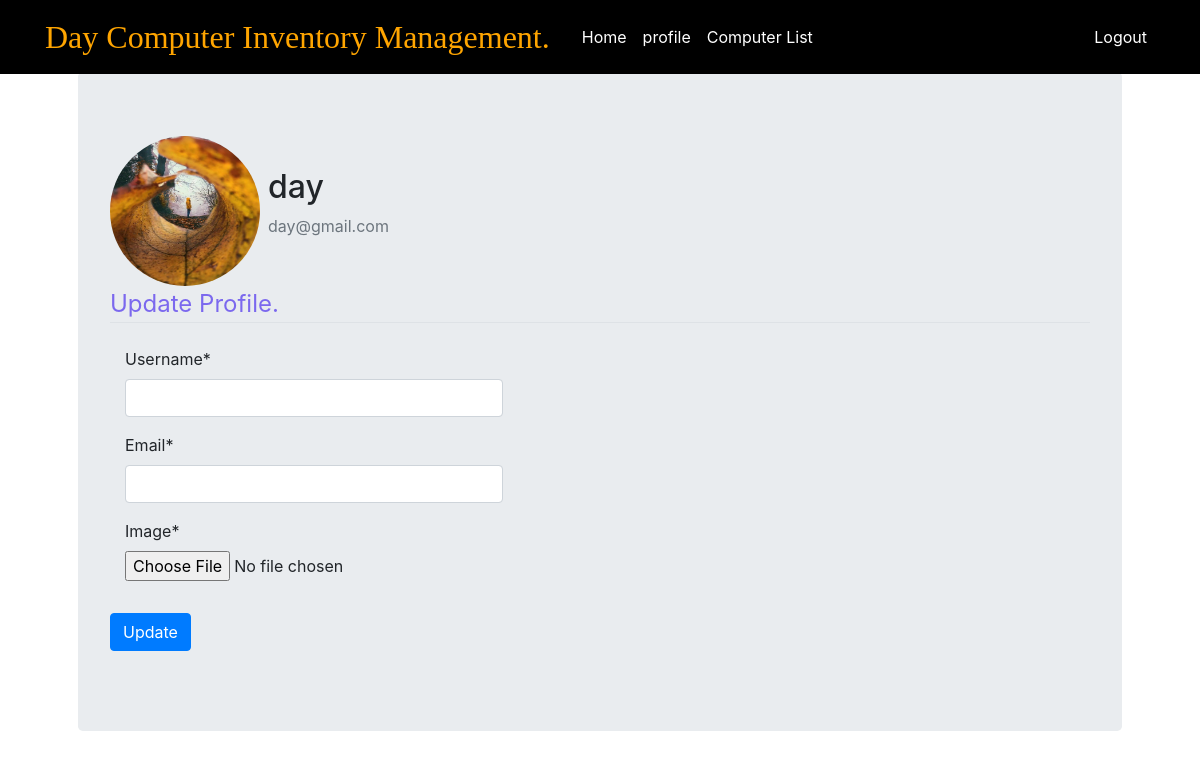
/profile/ (signed in), run on the app's committed database.
### accounts/models.py (models this page shows, shortened)
class User(AbstractBaseUser):
    email=models.EmailField(max_length=255, unique=True)
    timestamp=models.DateTimeField(auto_now_add=True)
    admin=models.BooleanField(default=False)
    username=models.CharField(max_length=30)
    staff=models.BooleanField(default=False)
    active=models.BooleanField(default=True)
    USERNAME_FIELD='email'
    REQUIRED_FIELDS=['username']
    objects=custommanager()
    @property
    def is_active(self):
        return self.active

class Profile(models.Model):
    user=models.OneToOneField(User,on_delete=models.CASCADE)
    image=models.ImageField(default='default1.jpg', upload_to='profile_pics')

### accounts/views.py (the view)
# urls.py: path('profile/',views.profiles,name='profile')
@login_required
def profiles(request):
	if request.method=="POST":
		user_form=UserUpdateForm(request.POST or None,request.FILES or None,instance=request.user)
		profile_form=ProfileUpdateForm(request.POST or None,request.FILES or None,instance=request.user.profile)
		if user_form.is_valid() and profile_form.is_valid():
			user_form.save()
			profile_form.save()
			messages.success(request,f'Your account has been updated!')
	else:
		user_form=UserUpdateForm()
		profile_form=ProfileUpdateForm()
	prof=Profile.objects.all()
	context={
	'prof':prof,
	'user_form':user_form,
	'profile_form':profile_form
	}
	return render(request,'accounts/profile.html',context)

### accounts/forms.py
class UserUpdateForm(ModelForm):
    class Meta:
        model=User
        fields=['username','email']

class ProfileUpdateForm(ModelForm):
    class Meta:
        model=Profile
        fields=['image']

### accounts/templates/accounts/profile.html (shortened to what this page needs)
{%extends 'accounts/base.html'%}
{%load crispy_forms_tags%}
{%block content%}
<br>
<div class="container">
  <div class="jumbotron">
<div class="content-section">
	<div class="media">
<img class="rounded-circle account-img" width='150' height='150' src="{{user.profile.image.url}}" alt="edit">
		<div class="media-body m-2">
      <br>
<h2 class="account-heading">{{user.username}}</h2>
<p class="text-secondary">{{user.email}}</p>
		</div>
	</div>
</div>
<form method="POST" action="" enctype="multipart/form-data">
<fieldset class="form-group">
<legend class="border-bottom mb-4" style=color:mediumslateblue;>Update Profile.</legend>
<div class="col-sm-5">
{{user_form|crispy}}
{{profile_form|crispy}}
</div>
  </fieldset>
  <div class="form-group">
    <button class="btn btn-primary" type="submit">Update</button>
</div>
  </form>
</div>
</div>
{%endblock%}

### data on the page
User: profile.image (picture), username "day", email "day@gmail.com"
